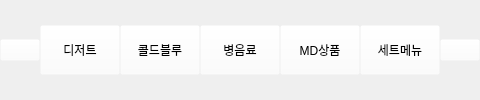
                     <widget class="QWidget" name="page_3">
                      <layout class="QHBoxLayout" name="horizontalLayout_2">
                       <property name="spacing">
                        <number>0</number>
                       </property>
                       <property name="leftMargin">
                        <number>0</number>
                       </property>
                       <property name="topMargin">
                        <number>0</number>
                       </property>
                       <property name="rightMargin">
                        <number>0</number>
                       </property>
                       <property name="bottomMargin">
                        <number>0</number>
                       </property>
                       <item>
                        <widget class="QPushButton" name="left_btn_3">
                         <property name="maximumSize">
                          <size>
                           <width>40</width>
                           <height>16777215</height>
                          </size>
                         </property>
                         <property name="styleSheet">
                          <string notr="true">background-color: rgba(255, 255, 255, 0);</string>
                         </property>
                         <property name="text">
                          <string/>
                         </property>
                         <property name="icon">
                          <iconset>
                           <normaloff>../img/qt자료/arrow-left.png</normaloff>../img/qt자료/arrow-left.png</iconset>
                         </property>
                         <property name="iconSize">
                          <size>
                           <width>40</width>
                           <height>40</height>
                          </size>
                         </property>
                        </widget>
                       </item>
                       <item>
                        <widget class="QPushButton" name="pushButton_17">
                         <property name="minimumSize">
                          <size>
                           <width>0</width>
                           <height>50</height>
                          </size>
                         </property>
                         <property name="styleSheet">
                          <string notr="true">background-color: rgba(255, 255, 255, 0);</string>
                         </property>
                         <property name="text">
                          <string>디저트</string>
                         </property>
                        </widget>
                       </item>
                       <item>
                        <widget class="QPushButton" name="pushButton_16">
                         <property name="minimumSize">
                          <size>
                           <width>0</width>
                           <height>50</height>
                          </size>
                         </property>
                         <property name="styleSheet">
                          <string notr="true">background-color: rgba(255, 255, 255, 0);</string>
                         </property>
                         <property name="text">
                          <string>콜드블루</string>
                         </property>
                        </widget>
                       </item>
                       <item>
                        <widget class="QPushButton" name="pushButton_19">
                         <property name="minimumSize">
                          <size>
                           <width>0</width>
                           <height>50</height>
                          </size>
                         </property>
                         <property name="styleSheet">
                          <string notr="true">background-color: rgba(255, 255, 255, 0);</string>
                         </property>
                         <property name="text">
                          <string>병음료</string>
                         </property>
                        </widget>
                       </item>
                       <item>
                        <widget class="QPushButton" name="pushButton_15">
                         <property name="minimumSize">
                          <size>
                           <width>0</width>
                           <height>50</height>
                          </size>
                         </property>
                         <property name="styleSheet">
                          <string notr="true">background-color: rgba(255, 255, 255, 0);</string>
                         </property>
                         <property name="text">
                          <string>MD상품</string>
                         </property>
                        </widget>
                       </item>
                       <item>
                        <widget class="QPushButton" name="pushButton_20">
                         <property name="minimumSize">
                          <size>
                           <width>0</width>
                           <height>50</height>
                          </size>
                         </property>
                         <property name="styleSheet">
                          <string notr="true">background-color: rgba(255, 255, 255, 0);</string>
                         </property>
                         <property name="text">
                          <string>세트메뉴</string>
                         </property>
                        </widget>
                       </item>
                       <item>
                        <widget class="QPushButton" name="right_btn_3">
                         <property name="maximumSize">
                          <size>
                           <width>40</width>
                           <height>16777215</height>
                          </size>
                         </property>
                         <property name="styleSheet">
                          <string notr="true">background-color: rgba(255, 255, 255, 0);</string>
                         </property>
                         <property name="text">
                          <string/>
                         </property>
                         <property name="icon">
                          <iconset>
                           <normaloff>../img/qt자료/arrow-right.png</normaloff>../img/qt자료/arrow-right.png</iconset>
                         </property>
                         <property name="iconSize">
                          <size>
                           <width>40</width>
                           <height>40</height>
                          </size>
                         </property>
                        </widget>
                       </item>
                      </layout>
                     </widget>
